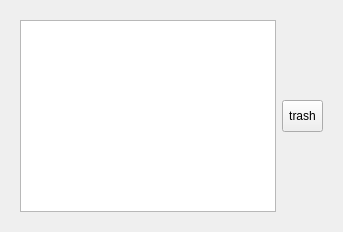
          <widget class="QWidget" name="tab_15">
           <attribute name="icon">
            <iconset>
             <normaloff>命令行.svg</normaloff>命令行.svg</iconset>
           </attribute>
           <attribute name="title">
            <string>控制台</string>
           </attribute>
           <layout class="QGridLayout" name="gridLayout_29">
            <item row="0" column="0">
             <widget class="QWidget" name="widget" native="true">
              <layout class="QHBoxLayout" name="horizontalLayout_2">
               <item>
                <widget class="QTextBrowser" name="textBrowser_stdout_console">
                 <property name="maximumSize">
                  <size>
                   <width>950</width>
                   <height>350</height>
                  </size>
                 </property>
                </widget>
               </item>
               <item>
                <widget class="QToolButton" name="toolButton_trash">
                 <property name="enabled">
                  <bool>true</bool>
                 </property>
                 <property name="sizePolicy">
                  <sizepolicy hsizetype="Fixed" vsizetype="Fixed">
                   <horstretch>0</horstretch>
                   <verstretch>0</verstretch>
                  </sizepolicy>
                 </property>
                 <property name="minimumSize">
                  <size>
                   <width>32</width>
                   <height>32</height>
                  </size>
                 </property>
                 <property name="baseSize">
                  <size>
                   <width>16</width>
                   <height>16</height>
                  </size>
                 </property>
                 <property name="text">
                  <string>trash</string>
                 </property>
                 <property name="icon">
                  <iconset>
                   <normaloff>trash.svg</normaloff>trash.svg</iconset>
                 </property>
                </widget>
               </item>
              </layout>
             </widget>
            </item>
           </layout>
          </widget>
